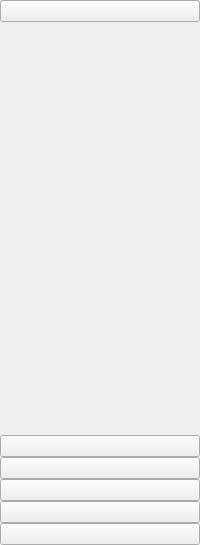
     <widget class="QWidget" name="icon_only_widget" native="true">
      <property name="sizePolicy">
       <sizepolicy hsizetype="Fixed" vsizetype="Fixed">
        <horstretch>0</horstretch>
        <verstretch>0</verstretch>
       </sizepolicy>
      </property>
      <layout class="QVBoxLayout" name="verticalLayout">
       <property name="spacing">
        <number>0</number>
       </property>
       <property name="leftMargin">
        <number>0</number>
       </property>
       <property name="topMargin">
        <number>0</number>
       </property>
       <property name="rightMargin">
        <number>0</number>
       </property>
       <property name="bottomMargin">
        <number>0</number>
       </property>
       <item>
        <widget class="QPushButton" name="menu_button_1">
         <property name="cursor">
          <cursorShape>PointingHandCursor</cursorShape>
         </property>
         <property name="text">
          <string/>
         </property>
         <property name="icon">
          <iconset resource="resource.qrc">
           <normaloff>:/icon/icon/menu-4-32.ico</normaloff>:/icon/icon/menu-4-32.ico</iconset>
         </property>
         <property name="iconSize">
          <size>
           <width>20</width>
           <height>20</height>
          </size>
         </property>
         <property name="checkable">
          <bool>true</bool>
         </property>
        </widget>
       </item>
       <item>
        <spacer name="verticalSpacer">
         <property name="orientation">
          <enum>Qt::Orientation::Vertical</enum>
         </property>
         <property name="sizeHint" stdset="0">
          <size>
           <width>20</width>
           <height>413</height>
          </size>
         </property>
        </spacer>
       </item>
       <item>
        <widget class="QPushButton" name="connection_button_1">
         <property name="cursor">
          <cursorShape>PointingHandCursor</cursorShape>
         </property>
         <property name="text">
          <string/>
         </property>
         <property name="icon">
          <iconset resource="resource.qrc">
           <normaloff>:/icon/icon/home-4-32.ico</normaloff>:/icon/icon/home-4-32.ico</iconset>
         </property>
         <property name="iconSize">
          <size>
           <width>20</width>
           <height>20</height>
          </size>
         </property>
         <property name="checkable">
          <bool>true</bool>
         </property>
         <property name="autoExclusive">
          <bool>true</bool>
         </property>
        </widget>
       </item>
       <item>
        <widget class="QPushButton" name="measurement_button_1">
         <property name="cursor">
          <cursorShape>PointingHandCursor</cursorShape>
         </property>
         <property name="text">
          <string/>
         </property>
         <property name="icon">
          <iconset resource="resource.qrc">
           <normaloff>:/icon/icon/dashboard-32.ico</normaloff>:/icon/icon/dashboard-32.ico</iconset>
         </property>
         <property name="iconSize">
          <size>
           <width>20</width>
           <height>20</height>
          </size>
         </property>
         <property name="checkable">
          <bool>true</bool>
         </property>
         <property name="autoExclusive">
          <bool>true</bool>
         </property>
        </widget>
       </item>
       <item>
        <widget class="QPushButton" name="curve_button_1">
         <property name="cursor">
          <cursorShape>PointingHandCursor</cursorShape>
         </property>
         <property name="text">
          <string/>
         </property>
         <property name="icon">
          <iconset resource="resource.qrc">
           <normaloff>:/icon/icon/graph-32.ico</normaloff>:/icon/icon/graph-32.ico</iconset>
         </property>
         <property name="iconSize">
          <size>
           <width>20</width>
           <height>20</height>
          </size>
         </property>
         <property name="checkable">
          <bool>true</bool>
         </property>
         <property name="autoExclusive">
          <bool>true</bool>
         </property>
        </widget>
       </item>
       <item>
        <widget class="QPushButton" name="error1_button_1">
         <property name="cursor">
          <cursorShape>PointingHandCursor</cursorShape>
         </property>
         <property name="text">
          <string/>
         </property>
         <property name="icon">
          <iconset resource="resource.qrc">
           <normaloff>:/icon/icon/multiply-2-32.ico</normaloff>:/icon/icon/multiply-2-32.ico</iconset>
         </property>
         <property name="iconSize">
          <size>
           <width>20</width>
           <height>20</height>
          </size>
         </property>
         <property name="checkable">
          <bool>true</bool>
         </property>
         <property name="autoExclusive">
          <bool>true</bool>
         </property>
        </widget>
       </item>
       <item>
        <widget class="QPushButton" name="error2_button_1">
         <property name="cursor">
          <cursorShape>PointingHandCursor</cursorShape>
         </property>
         <property name="text">
          <string/>
         </property>
         <property name="icon">
          <iconset resource="resource.qrc">
           <normaloff>:/icon/icon/elevator-32.ico</normaloff>:/icon/icon/elevator-32.ico</iconset>
         </property>
         <property name="iconSize">
          <size>
           <width>20</width>
           <height>20</height>
          </size>
         </property>
         <property name="checkable">
          <bool>true</bool>
         </property>
         <property name="autoExclusive">
          <bool>true</bool>
         </property>
        </widget>
       </item>
      </layout>
     </widget>
